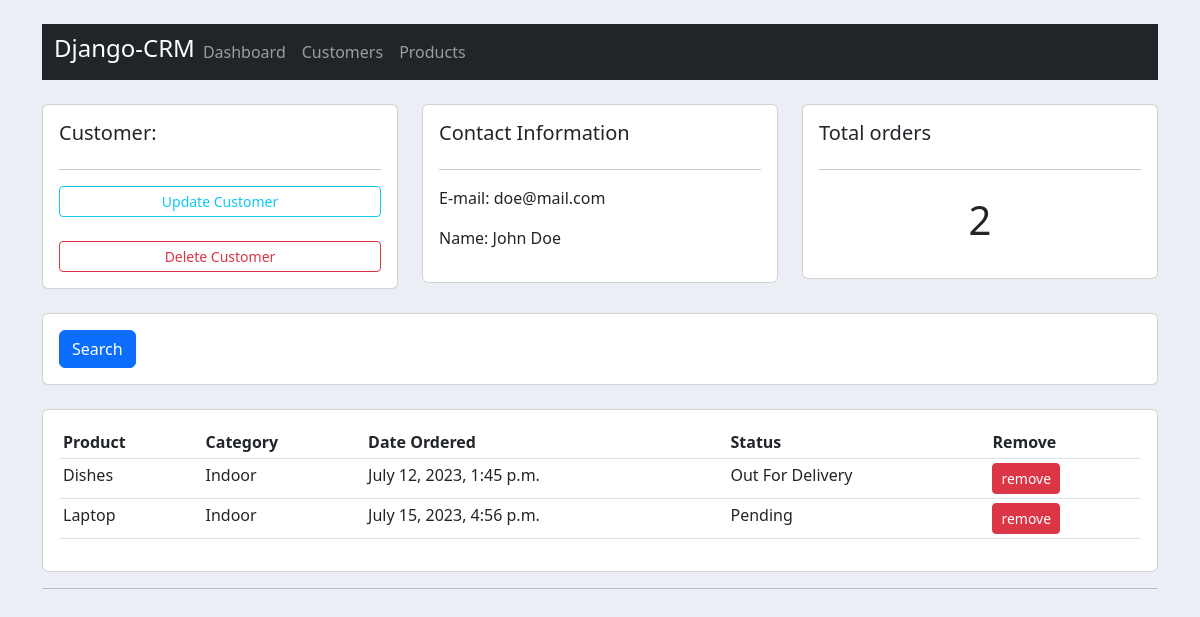
The page /customer/1/orders/ on the database its author committed.
### accounts/models.py (models this page shows, shortened)
class Customer(models.Model):
    name = models.CharField(max_length=200,null=True)
    phone = models.CharField(max_length=200,null=True)
    email = models.CharField(max_length=200,null=True)
    date_created = models.DateTimeField(auto_now_add=True,null=True)

class Order(models.Model):
    STATUS = (
        ('Pending','Pending'),
        ('Out For Delivery','Out For Delivery'),
        ('Delivered','Delivered'),
    )
    customer = models.ForeignKey(Customer,null=True,on_delete=models.SET_NULL)
    product = models.ForeignKey(Product,null=True,on_delete=models.SET_NULL)
    date_created = models.DateTimeField(auto_now_add=True,null=True)
    status = models.CharField(max_length=200,null=True,choices=STATUS)

class Product(models.Model):
    CATEGORY = (
        ('Indoor','Indoor'),
        ('Outdoor','Outdoor')
    )
    name = models.CharField(max_length=200,null=True)
    price = models.FloatField(null=True)
    category = models.CharField(max_length=200,null=True,choices=CATEGORY)
    description =models.CharField(max_length=200,null=True,blank=True)
    date_created = models.DateTimeField(auto_now_add=True,null=True)
    tags = models.ManyToManyField(Tags)
    def __str__(self):
        return self.name

### accounts/views.py (the view)
# urls.py: path('customer/<int:customer_id>/orders/', customer_orders, name='customer_orders'),
def customer_orders(request, customer_id):
    customer = get_object_or_404(Customer, id=customer_id)
    orders = Order.objects.filter(customer=customer)
    order_count = orders.count()
    context = {'customer': customer, 'orders': orders, 'order_count': order_count}
    return render(request, 'accounts/customer.html', context)

### accounts/templates/accounts/customer.html
{% extends 'accounts/main.html' %}
{% block content %}
<br>
<div class="row">
    <div class="col-md">
        <div class="card card-body">
            <h5>Customer:</h5>
            <hr>
            <a href="" class="btn btn-outline-info btn-sm btn-block">Update Customer</a>
            <br>
            <a href="{% url 'delete_customer' customer.id %}" class="btn btn-outline-danger btn-sm btn-block">Delete Customer</a>
        </div>
    </div>
    <div class="col-md">
        <div class="card card-body">
           <h5>Contact Information</h5>
           <hr>
           <p>E-mail: {{customer.email}}</p>
           <p>Name:  {{customer.name}}</p>
        </div>
    </div>
    <div class="col-md">
        <div class="card card-body">
           <h5>Total orders</h5>
           <hr>
        <h1 style="text-align: center; padding: 10px;">{{order_count}}</h1>
        </div>
    </div>
</div>
<br>
<div class="row">
   <div class="col">
    <div class="card card-body">
     <form action="" method="get">
        <div class="btn btn-primary" type="submit">Search</div>
     </form>
    </div>
   </div>
</div>
<br>
<div class="row">
    <div class="col-md">
        <div class="card card-body">
            <table class="table table-sm">
                <tr>
                    <th>Product</th>
                    <th>Category</th>
                    <th>Date Ordered</th>
                    <th>Status</th>
                    <th>Remove</th>
                </tr>
                {% for order in orders %}
                <tr>
                    <td>{{order.product}}</td>
                    <td>{{order.product.category}}</td>
                    <td>{{order.date_created}}</td>
                    <td>{{order.status}}</td>
                    <td><a href="{% url 'delete_order' order.id %}" class="btn btn-danger btn-sm">remove</a></a></td>
                </tr>
                {% endfor %}
            </table>
        </div>
    </div>
</div>
{% endblock %}

### static/css/main.css (style rules this page uses)
body { background-color: #ebeff5; }

### rows shown on the page
Customer: email "doe@mail.com", name "John Doe"
Order: product "Dishes", product.category "Indoor", date_created "July 12, 2023, 1:45 p.m.", status "Out For Delivery"
Order: product "Laptop", product.category "Indoor", date_created "July 15, 2023, 4:56 p.m.", status "Pending"

### other values the page prints
{{ order_count }} "2"
